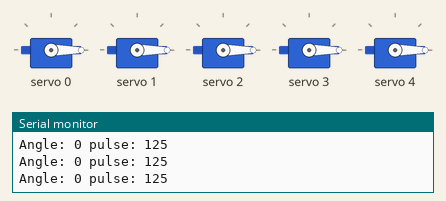
Recording of a sketch running on a simulated Arduino Uno, built with avr-gcc and run on an emulated ATmega328P. Shown: 5 × servo, the last lines printed to the serial monitor.

Above: at 0.1 s.
At 2.2 s:
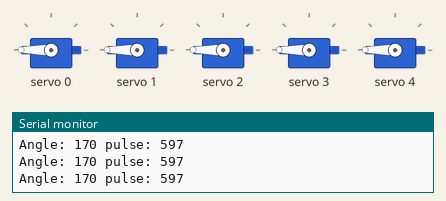
Timing chart, 0 to 3.7 s (numbered marks = the images above):
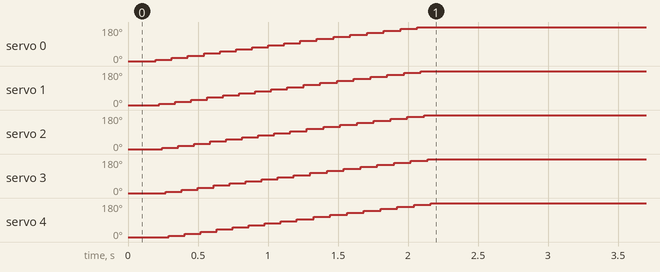

The sketch:

Control_Five_Servos_using_servo_drive.ino
```cpp
#include <Wire.h>
#include <Adafruit_PWMServoDriver.h>

Adafruit_PWMServoDriver board1 = Adafruit_PWMServoDriver();  // Initialize the PWM servo driver

#define SERVOMIN  125  // Minimum pulse length count (out of 4096) 0 degrees
#define SERVOMAX  625  // Maximum pulse length count (out of 4096) 270 degrees

void setup() {
  Serial.begin(9600);
  Serial.println("16 channel Servo test!");

  Wire.begin();  // Initialize I2C communication
  board1.begin();  // Initialize the PWM servo driver
  board1.setPWMFreq(60);  // Analog servos run at ~60 Hz updates
  for (int i = 0; i < 5; i++) {
    board1.setPWM(i, 0, angleToPulse(0));
  }


  for (int angle = 0; angle < 181; angle += 10) {
    for (int i = 0; i < 5; i++) {
      board1.setPWM(i, 0, angleToPulse(angle));
    }
  }
}

void loop() {


}

int angleToPulse(int ang) {
  int pulse = map(ang, 0, 180, SERVOMIN, SERVOMAX);
  Serial.print("Angle: ");
  Serial.print(ang);
  Serial.print(" pulse: ");
  Serial.println(pulse);
  return pulse;
}
```
